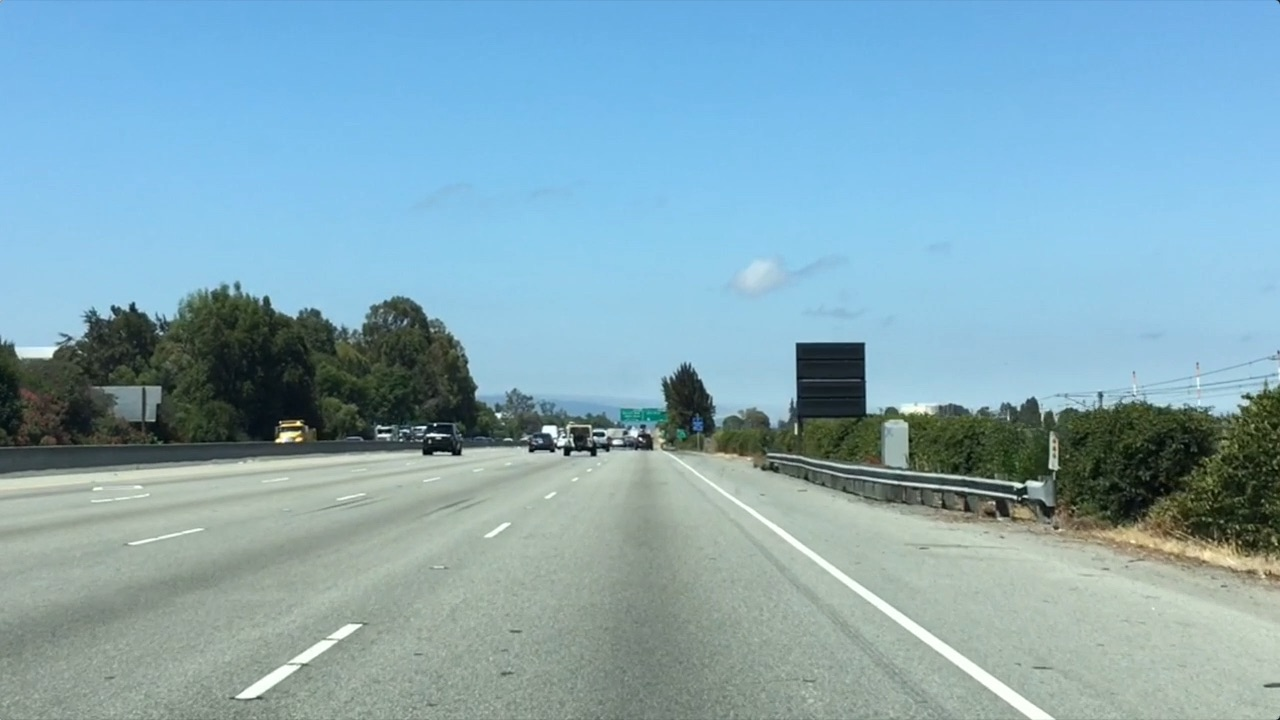
#> input picture test.jpg, 1280 x 720 px
$ python color_region.py
#> lines starting #> are read from the running program, lines starting #| are printed output that depends on the picture; after the words box and inside, x2 and y2 are one past the last pixel; in counts of white or black regions, pixels touching at a corner belong together
import matplotlib.pyplot as plt
import matplotlib.image as mpimg
import numpy as np

# Read in the image
image = mpimg.imread('test.jpg')
#> image is the input picture: shape (720, 1280, 3); mean R, G, B 132, 168.5, 182.1

# Grab the x and y sizes and make two copies of the image
# With one copy we'll extract only the pixels that meet our selection,
# then we'll paint those pixels red in the original image to see our selection
# overlaid on the original.
ysize = image.shape[0]
#> ysize = 720
xsize = image.shape[1]
#> xsize = 1280
color_select= np.copy(image)
line_image = np.copy(image)

# Define our color criteria
red_threshold = 0
green_threshold = 0
blue_threshold = 0
rgb_threshold = [red_threshold, green_threshold, blue_threshold]

# Define a triangle region of interest (Note: if you run this code,
# Keep in mind the origin (x=0, y=0) is in the upper left in image processing
left_bottom = [0, 717]
right_bottom = [1276, 717]
apex = [650, 440]

# Perform a linear fit (y=Ax+B) to each of the three sides of the triangle
# np.polyfit returns the coefficients [A, B] of the fit
fit_left = np.polyfit((left_bottom[0], apex[0]), (left_bottom[1], apex[1]), 1)
fit_right = np.polyfit((right_bottom[0], apex[0]), (right_bottom[1], apex[1]), 1)
fit_bottom = np.polyfit((left_bottom[0], right_bottom[0]), (left_bottom[1], right_bottom[1]), 1)

# Mask pixels below the threshold
color_thresholds = (image[:,:,0] < rgb_threshold[0]) | \
                    (image[:,:,1] < rgb_threshold[1]) | \
                    (image[:,:,2] < rgb_threshold[2])
#> color_thresholds: shape (720, 1280) bool; every value is 0

# Find the region inside the lines
XX, YY = np.meshgrid(np.arange(0, xsize), np.arange(0, ysize))
region_thresholds = (YY > (XX*fit_left[0] + fit_left[1])) & \
                    (YY > (XX*fit_right[0] + fit_right[1])) & \
                    (YY < (XX*fit_bottom[0] + fit_bottom[1]))

# Mask color selection
color_select[color_thresholds] = [0,0,0]

# Find where image is both colored right and in the region
line_image[~color_thresholds & region_thresholds] = [255,0,0]
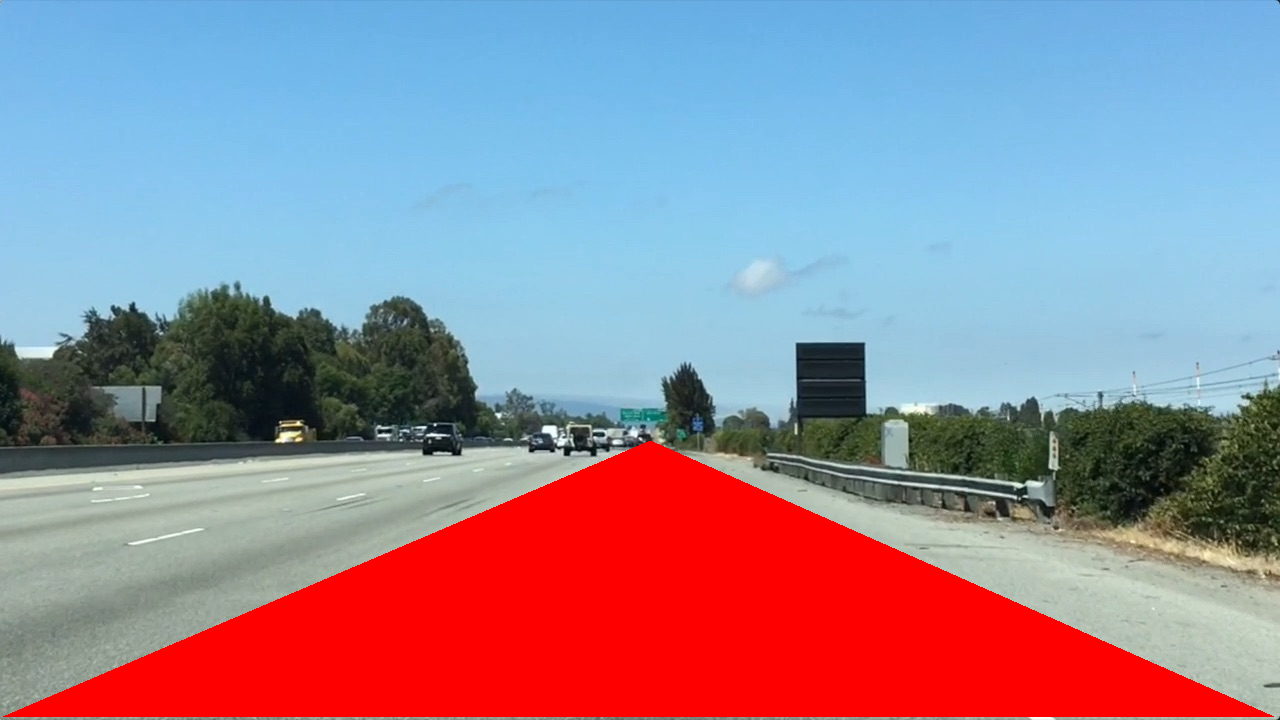
#> line_image: shape (720, 1280, 3); 19.11% of pixels changed, all inside (x1, y1, x2, y2) = (3, 441, 1274, 717)

# Draw the dash line on the boundary
x = [left_bottom[0], right_bottom[0], apex[0], left_bottom[0]]
y = [left_bottom[1], right_bottom[1], apex[1], left_bottom[1]]
plt.plot(x, y, 'b--', lw=4)

# Display our two output images
plt.imshow(color_select)
plt.show()
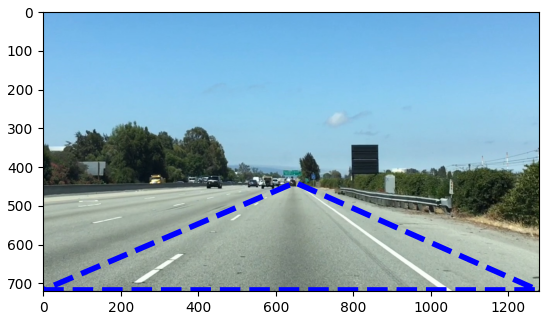
#> figure drawn by matplotlib, 1 panel
plt.imshow(line_image)
plt.show()
mpimg.imsave("test-line-image.jpg", line_image)

$ run again, with exit-ramp.jpg copied over test.jpg
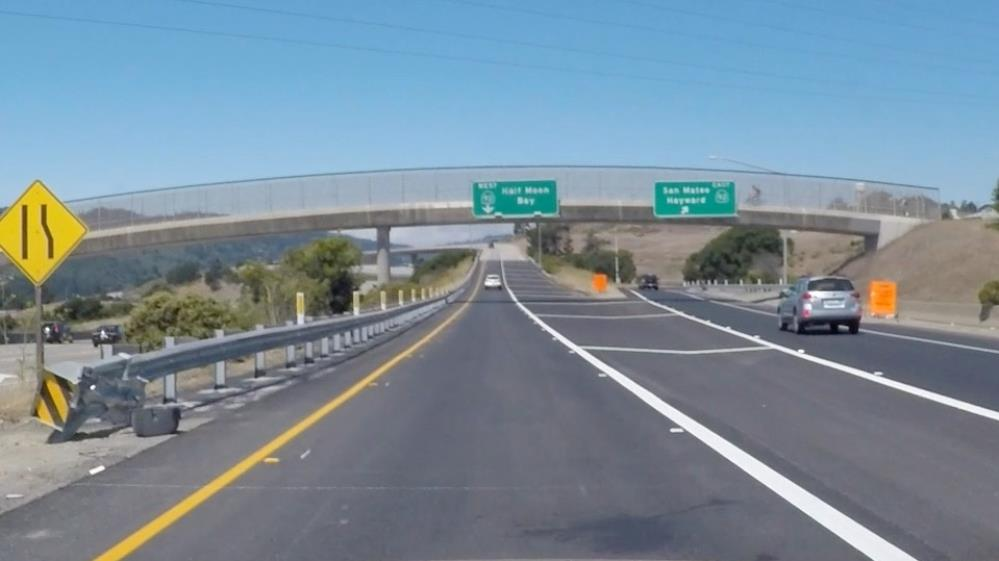
#> input picture exit-ramp.jpg, 999 x 561 px
#> image is the input picture: shape (561, 999, 3); mean R, G, B 121.8, 140.1, 153.3
#> color_thresholds: shape (561, 999) bool; every value is 0
#> `line_image[~color_thresholds & region_thresholds] = [255,0,0]`:
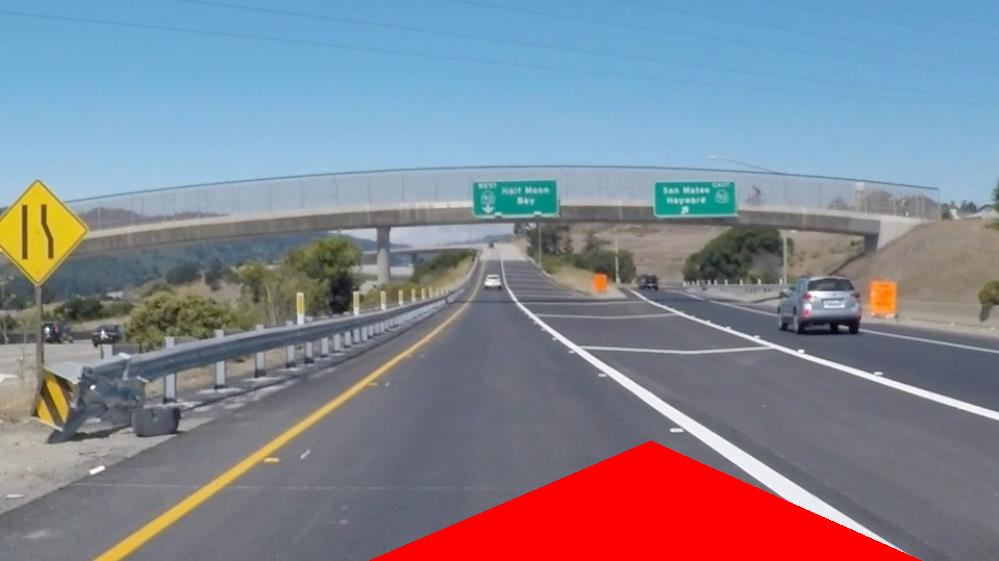
#> line_image: shape (561, 999, 3); 5.97% of pixels changed, all inside (x1, y1, x2, y2) = (369, 441, 922, 561)
#> `plt.show()`:
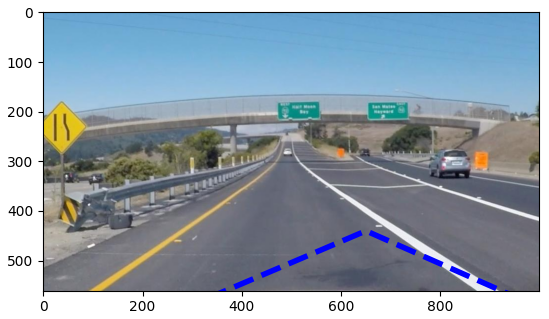
#> figure drawn by matplotlib, 1 panel
